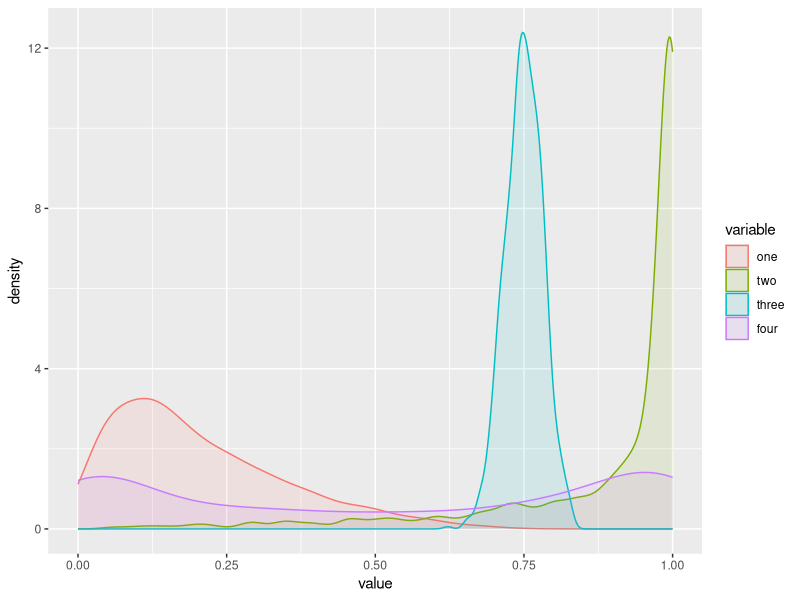

Source code (R):
## ---- chunk 1
# library(dplyr)
library(ggplot2)
library(reshape2)
## ---- chunk 2
est_alpha <- function(mu, var) {
  alpha <- (mu^2)*(((1-mu)/var) - (1/mu))
  return(alpha)
}

est_beta <- function(mu, var) {
  alpha <- (mu^2)*(((1-mu)/var) - (1/mu))
  beta <- alpha * ((1/mu) - 1)
  return(beta)
}
## ---- chunk 3
inputs <- data.frame(
  id = c('one', 'two', 'three', 'four'),
  mean = c(0.2, 0.9, .75, .5),
  var = c(.02, .03, .001, .15),
  stringsAsFactors = FALSE
)

gen_data <- function(n, df) {
  tt <- sapply(df$id, function(x) {
    mu <- df[which(df$id == x), 'mean']
    var <- df[which(df$id == x), 'var']
    rbeta(n, est_alpha(mu, var), est_beta(mu, var))
  }, simplify = FALSE, USE.NAMES = TRUE)
  out_data <- do.call(cbind.data.frame, tt)
  return(out_data)
}

simdata <- gen_data(1000, inputs)

head(simdata)
## ---- chunk 4
plot_data <- melt(simdata)

ggplot(plot_data, aes(value, fill=variable, color=variable)) + 
  geom_density(alpha=0.1)

